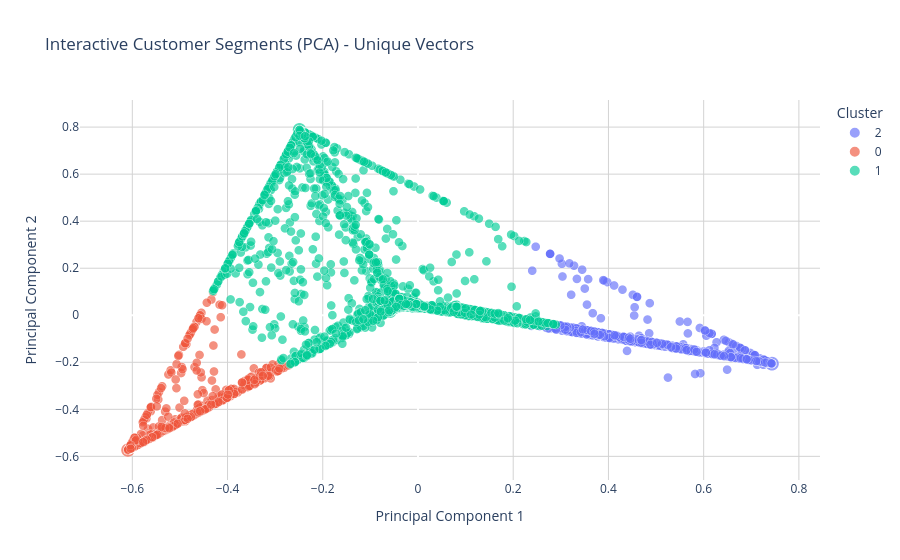

Source (notebook cell):
### Code cell
import numpy as np
import pandas as pd
import plotly.express as px

# Correct interactive PCA plot: one point per unique original vector
if 'percent' in locals() and 'labels' in locals() and 'coords' in locals():
    base_df = pd.DataFrame({
        'CustomerID': percent.index.astype(str),
        'PC1': coords[:, 0],
        'PC2': coords[:, 1],
        'Cluster': labels.astype(int),
    })

    # Build a stable key from the original vector, so duplicates are grouped together.
    vector_key = pd.util.hash_pandas_object(percent, index=False).astype(str).to_numpy()
    base_df['vector_key'] = vector_key

    # Aggregate to one marker per unique vector.
    agg_df = (
        base_df.groupby('vector_key', as_index=False)
        .agg(
            PC1=('PC1', 'first'),
            PC2=('PC2', 'first'),
            Cluster=('Cluster', lambda s: int(s.mode().iloc[0])),
            n_customers=('CustomerID', 'size'),
            customer_ids=('CustomerID', lambda s: ', '.join(s.iloc[:15]) + (' ...' if len(s) > 15 else '')),
        )
    )

    # Add top product-group shares for hover text (computed once per unique vector).
    unique_vectors = percent.groupby(pd.Series(vector_key, index=percent.index), sort=False).first()

    def top_groups_text(row, k=5):
        top = row[row > 0].sort_values(ascending=False).head(k)
        if len(top) == 0:
            return '(all zeros)'
        return '<br>'.join([f'{idx}: {val:.1%}' for idx, val in top.items()])

    top_groups_map = unique_vectors.apply(top_groups_text, axis=1)
    agg_df['Top_Products'] = agg_df['vector_key'].map(top_groups_map)
    agg_df['Cluster'] = agg_df['Cluster'].astype(str)

    # Improve visibility: compress size range using log scale and cap max marker size.
    log_n = np.log1p(agg_df['n_customers'].astype(float))
    denom = max(log_n.max() - log_n.min(), 1e-9)
    agg_df['size_for_plot'] = 6.0 + 8.0 * (log_n - log_n.min()) / denom

    # Draw larger bubbles first so smaller ones remain visible on top.
    agg_df = agg_df.sort_values('size_for_plot', ascending=False).reset_index(drop=True)

    fig = px.scatter(
        agg_df,
        x='PC1',
        y='PC2',
        color='Cluster',
        size='size_for_plot',
        size_max=14,
        title='Interactive Customer Segments (PCA) - Unique Vectors',
        labels={
            'PC1': 'Principal Component 1',
            'PC2': 'Principal Component 2',
            'n_customers': 'Customers at this point',
            'customer_ids': 'Customer IDs (sample)',
            'size_for_plot': 'Marker size',
        },
        custom_data=['n_customers', 'customer_ids', 'Top_Products'],
    )

    fig.update_traces(
        marker=dict(opacity=0.65, line=dict(width=0.4, color='white')),
        hovertemplate=(
            '<b>Cluster:</b> %{marker.color}<br>'
            '<b>PC1:</b> %{x:.6f}<br>'
            '<b>PC2:</b> %{y:.6f}<br>'
            '<b>Customers at this point:</b> %{customdata[0]}<br>'
            '<b>Customer IDs (sample):</b> %{customdata[1]}<br>'
            '<b>Top 5 Groups:</b><br>%{customdata[2]}'
            '<extra></extra>'
        )
    )

    fig.update_layout(
        legend_title_text='Cluster',
        xaxis=dict(gridcolor='lightgrey'),
        yaxis=dict(gridcolor='lightgrey'),
        plot_bgcolor='white'
    )

    fig.show()
else:
    print("Please ensure the previous cells have been run to define 'percent', 'labels', and 'coords'.")

### Figure 1 — Plotly figure (JSON) as saved in the notebook; plotly's stock layout.template omitted (floating-point values rounded to 4 significant figures; data arrays with more than 128 entries replaced by an {"elided": "..."} marker saying what was removed)
{"data": [{"customdata": {"elided": "778x3 mixed values"}, "hovertemplate": "<b>Cluster:</b> %{marker.color}<br><b>PC1:</b> %{x:.6f}<br><b>PC2:</b> %{y:.6f}<br><b>Customers at this point:</b> %{customdata[0]}<br><b>Customer IDs (sample):</b> %{customdata[1]}<br><b>Top 5 Groups:</b><br>%{customdata[2]}<extra></extra>", "legendgroup": "2", "marker": {"color": "#636efa", "line": {"color": "white", "width": 0.4}, "opacity": 0.65, "size": {"elided": "778 float values"}, "sizemode": "area", "sizeref": 0.07143, "symbol": "circle"}, "mode": "markers", "name": "2", "showlegend": true, "type": "scattergl", "x": {"elided": "778 float values"}, "xaxis": "x", "y": {"elided": "778 float values"}, "yaxis": "y"}, {"customdata": {"elided": "553x3 mixed values"}, "hovertemplate": "<b>Cluster:</b> %{marker.color}<br><b>PC1:</b> %{x:.6f}<br><b>PC2:</b> %{y:.6f}<br><b>Customers at this point:</b> %{customdata[0]}<br><b>Customer IDs (sample):</b> %{customdata[1]}<br><b>Top 5 Groups:</b><br>%{customdata[2]}<extra></extra>", "legendgroup": "0", "marker": {"color": "#EF553B", "line": {"color": "white", "width": 0.4}, "opacity": 0.65, "size": {"elided": "553 float values"}, "sizemode": "area", "sizeref": 0.07143, "symbol": "circle"}, "mode": "markers", "name": "0", "showlegend": true, "type": "scattergl", "x": {"elided": "553 float values"}, "xaxis": "x", "y": {"elided": "553 float values"}, "yaxis": "y"}, {"customdata": {"elided": "1959x3 mixed values"}, "hovertemplate": "<b>Cluster:</b> %{marker.color}<br><b>PC1:</b> %{x:.6f}<br><b>PC2:</b> %{y:.6f}<br><b>Customers at this point:</b> %{customdata[0]}<br><b>Customer IDs (sample):</b> %{customdata[1]}<br><b>Top 5 Groups:</b><br>%{customdata[2]}<extra></extra>", "legendgroup": "1", "marker": {"color": "#00cc96", "line": {"color": "white", "width": 0.4}, "opacity": 0.65, "size": {"elided": "1959 float values"}, "sizemode": "area", "sizeref": 0.07143, "symbol": "circle"}, "mode": "markers", "name": "1", "showlegend": true, "type": "scattergl", "x": {"elided": "1959 float values"}, "xaxis": "x", "y": {"elided": "1959 float values"}, "yaxis": "y"}], "layout": {"legend": {"itemsizing": "constant", "title": {"text": "Cluster"}, "tracegroupgap": 0}, "plot_bgcolor": "white", "title": {"text": "Interactive Customer Segments (PCA) - Unique Vectors"}, "xaxis": {"anchor": "y", "domain": [0, 1], "gridcolor": "lightgrey", "title": {"text": "Principal Component 1"}}, "yaxis": {"anchor": "x", "domain": [0, 1], "gridcolor": "lightgrey", "title": {"text": "Principal Component 2"}}}}
